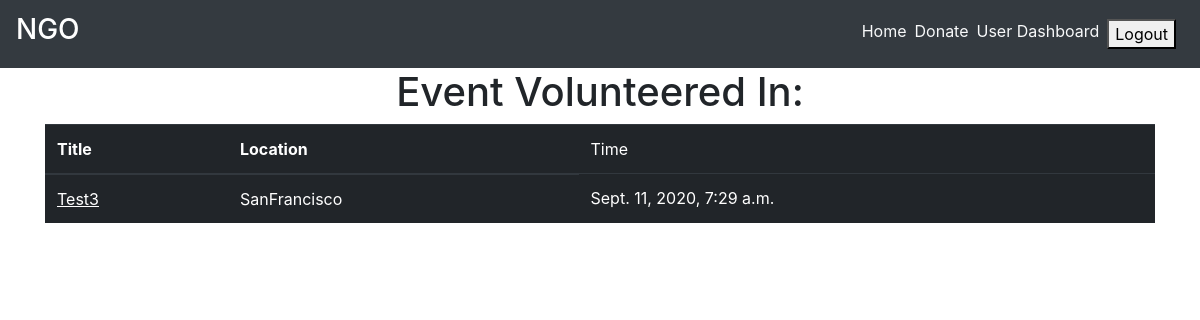
Screenshot of /user_dashboard/ (signed in) with the database file from the repository.
### main/models.py (models this page shows, shortened)
class Event(models.Model):
    created_by = models.ForeignKey(settings.AUTH_USER_MODEL,related_name="event_creator", on_delete=models.CASCADE)
    volunteers = models.ManyToManyField(settings.AUTH_USER_MODEL,related_name="volunteers",blank=True)
    title = models.CharField(max_length=75)
    description = models.TextField()
    cause = models.CharField(max_length=100)
    location = models.CharField(max_length=150)
    volunteers_required = models.IntegerField(default=1)
    duration = models.CharField(max_length=20)
    event_timings = models.DateTimeField(default=timezone.now)
    is_complete = models.BooleanField(default=False)
    slug = models.SlugField(default="event_name")

### main/views.py (the view)
# urls.py: path('user_dashboard/', views.user_dashboard, name="user_dashboard"),
@login_required
def user_dashboard(request):
    donations = Donation.objects.filter(donated_by=request.user)
    volunteers = Event.objects.filter(volunteers=request.user)
    context = {
        'donations' : donations,
        'volunteers' : volunteers,
    }
    return render(request, 'main/user_dashboard.html', context)

### main/templatetags/get_group.py (called while the page is built)
@register.filter(name='has_group')
def has_group(user, group_name):
    return user.groups.filter(name=group_name).exists()

### main/templates/main/user_dashboard.html (shortened to what this page needs)
{% extends "main/layout.html" %}
{% block content %}
<div class="user_dashboard container">
    <div class="row">
        <div class="col-sm-12 m-auto">
            {% if volunteers %}
            <h1 class="text-center">Event Volunteered In:</h1>
            <div class="table-responsive">
                <table class="table table-dark">
                    <thead>
                    <tr>
                        <th scope="col">Title</th>
                        <th scope="col">Location</th>
                        <td scope="col">Time</td>
                    </tr>
                    </thead>
                    <tbody>
                    {% for volunteer in volunteers %}
                    <tr>
                        <td><a href="{% url 'main:event-detail' volunteer.slug %}" class="text-white"><u>{{  volunteer.title }}</u></a></td>
                        <td>{{ volunteer.location }}</td>
                        <td>{{ volunteer.event_timings }}</td>
                    </tr>
                    {% endfor %}
                    </tbody>
                </table>
            </div>
            {% endif %}
        </div>
        <div class="col-sm-12 m-auto">
        </div>
    </div>
</div>
{% endblock content %}

### rows the page displays
Event: title "Test3", location "SanFrancisco", event_timings "Sept. 11, 2020, 7:29 a.m."
